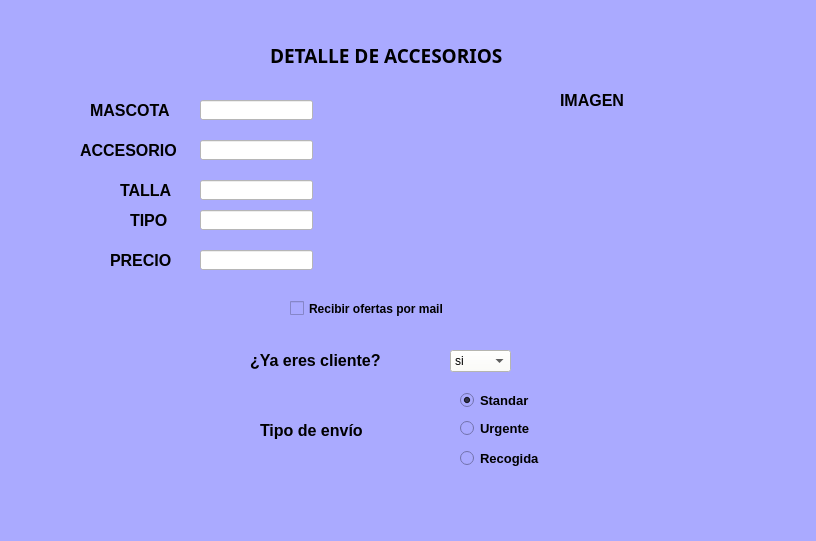
<?xml version="1.0" encoding="UTF-8"?>
<ui version="4.0">
 <class>MainWindow</class>
 <widget class="QMainWindow" name="MainWindow">
  <property name="geometry">
   <rect>
    <x>0</x>
    <y>0</y>
    <width>816</width>
    <height>541</height>
   </rect>
  </property>
  <property name="font">
   <font>
    <pointsize>12</pointsize>
    <weight>75</weight>
    <bold>true</bold>
   </font>
  </property>
  <property name="windowTitle">
   <string>MainWindow</string>
  </property>
  <property name="styleSheet">
   <string notr="true">background-color: rgb(255, 255, 174);
background-color: rgb(170, 170, 255);</string>
  </property>
  <widget class="QWidget" name="centalwidget">
   <widget class="QLabel" name="label_accesorio">
    <property name="geometry">
     <rect>
      <x>270</x>
      <y>40</y>
      <width>361</width>
      <height>31</height>
     </rect>
    </property>
    <property name="font">
     <font>
      <family>Aharoni</family>
      <pointsize>14</pointsize>
      <weight>75</weight>
      <bold>true</bold>
     </font>
    </property>
    <property name="text">
     <string>DETALLE DE ACCESORIOS</string>
    </property>
   </widget>
   <widget class="QLabel" name="label_2">
    <property name="geometry">
     <rect>
      <x>90</x>
      <y>100</y>
      <width>91</width>
      <height>20</height>
     </rect>
    </property>
    <property name="font">
     <font>
      <pointsize>12</pointsize>
      <weight>75</weight>
      <bold>true</bold>
     </font>
    </property>
    <property name="text">
     <string>MASCOTA</string>
    </property>
   </widget>
   <widget class="QLabel" name="label">
    <property name="geometry">
     <rect>
      <x>80</x>
      <y>140</y>
      <width>111</width>
      <height>20</height>
     </rect>
    </property>
    <property name="font">
     <font>
      <pointsize>12</pointsize>
      <weight>75</weight>
      <bold>true</bold>
     </font>
    </property>
    <property name="text">
     <string>ACCESORIO</string>
    </property>
   </widget>
   <widget class="QLineEdit" name="entrada_mascota_accesorio">
    <property name="geometry">
     <rect>
      <x>200</x>
      <y>100</y>
      <width>113</width>
      <height>20</height>
     </rect>
    </property>
    <property name="styleSheet">
     <string notr="true">background-color: rgb(255, 255, 255);</string>
    </property>
   </widget>
   <widget class="QLineEdit" name="entrada_accesorios">
    <property name="geometry">
     <rect>
      <x>200</x>
      <y>140</y>
      <width>113</width>
      <height>20</height>
     </rect>
    </property>
    <property name="styleSheet">
     <string notr="true">background-color: rgb(255, 255, 255);</string>
    </property>
   </widget>
   <widget class="QLabel" name="label_4">
    <property name="geometry">
     <rect>
      <x>120</x>
      <y>180</y>
      <width>101</width>
      <height>20</height>
     </rect>
    </property>
    <property name="font">
     <font>
      <pointsize>12</pointsize>
      <weight>75</weight>
      <bold>true</bold>
     </font>
    </property>
    <property name="text">
     <string>TALLA</string>
    </property>
   </widget>
   <widget class="QLineEdit" name="entrada_talla_accesorio">
    <property name="geometry">
     <rect>
      <x>200</x>
      <y>180</y>
      <width>113</width>
      <height>20</height>
     </rect>
    </property>
    <property name="styleSheet">
     <string notr="true">background-color: rgb(255, 255, 255);</string>
    </property>
   </widget>
   <widget class="QLabel" name="label_5">
    <property name="geometry">
     <rect>
      <x>130</x>
      <y>210</y>
      <width>51</width>
      <height>20</height>
     </rect>
    </property>
    <property name="font">
     <font>
      <pointsize>12</pointsize>
      <weight>75</weight>
      <bold>true</bold>
     </font>
    </property>
    <property name="text">
     <string>TIPO</string>
    </property>
   </widget>
   <widget class="QLineEdit" name="entrada_tipo_accesorio">
    <property name="geometry">
     <rect>
      <x>200</x>
      <y>210</y>
      <width>113</width>
      <height>20</height>
     </rect>
    </property>
    <property name="styleSheet">
     <string notr="true">background-color: rgb(255, 255, 255);</string>
    </property>
   </widget>
   <widget class="QLabel" name="label_6">
    <property name="geometry">
     <rect>
      <x>110</x>
      <y>250</y>
      <width>201</width>
      <height>20</height>
     </rect>
    </property>
    <property name="font">
     <font>
      <pointsize>12</pointsize>
      <weight>75</weight>
      <bold>true</bold>
     </font>
    </property>
    <property name="text">
     <string>PRECIO</string>
    </property>
   </widget>
   <widget class="QLineEdit" name="entrada_precio_accesorio">
    <property name="geometry">
     <rect>
      <x>200</x>
      <y>250</y>
      <width>113</width>
      <height>20</height>
     </rect>
    </property>
    <property name="styleSheet">
     <string notr="true">background-color: rgb(255, 255, 255);</string>
    </property>
   </widget>
   <widget class="QCheckBox" name="checkbox_ofertas">
    <property name="geometry">
     <rect>
      <x>290</x>
      <y>300</y>
      <width>271</width>
      <height>17</height>
     </rect>
    </property>
    <property name="font">
     <font>
      <pointsize>9</pointsize>
      <weight>75</weight>
      <bold>true</bold>
     </font>
    </property>
    <property name="text">
     <string>Recibir ofertas por mail</string>
    </property>
   </widget>
   <widget class="QComboBox" name="combo_cliente">
    <property name="geometry">
     <rect>
      <x>450</x>
      <y>350</y>
      <width>61</width>
      <height>22</height>
     </rect>
    </property>
    <property name="styleSheet">
     <string notr="true">background-color: rgb(255, 255, 247);</string>
    </property>
    <property name="editable">
     <bool>false</bool>
    </property>
    <item>
     <property name="text">
      <string>si</string>
     </property>
    </item>
    <item>
     <property name="text">
      <string>no</string>
     </property>
    </item>
   </widget>
   <widget class="QLabel" name="label_7">
    <property name="geometry">
     <rect>
      <x>250</x>
      <y>350</y>
      <width>151</width>
      <height>20</height>
     </rect>
    </property>
    <property name="font">
     <font>
      <pointsize>12</pointsize>
      <weight>75</weight>
      <bold>true</bold>
     </font>
    </property>
    <property name="text">
     <string>¿Ya eres cliente?</string>
    </property>
   </widget>
   <widget class="QRadioButton" name="radio_standar">
    <property name="geometry">
     <rect>
      <x>460</x>
      <y>390</y>
      <width>82</width>
      <height>21</height>
     </rect>
    </property>
    <property name="font">
     <font>
      <pointsize>10</pointsize>
      <weight>75</weight>
      <bold>true</bold>
     </font>
    </property>
    <property name="text">
     <string>Standar</string>
    </property>
    <property name="checked">
     <bool>true</bool>
    </property>
   </widget>
   <widget class="QLabel" name="label_8">
    <property name="geometry">
     <rect>
      <x>260</x>
      <y>420</y>
      <width>201</width>
      <height>20</height>
     </rect>
    </property>
    <property name="font">
     <font>
      <pointsize>12</pointsize>
      <weight>75</weight>
      <bold>true</bold>
     </font>
    </property>
    <property name="text">
     <string>Tipo de envío </string>
    </property>
   </widget>
   <widget class="QRadioButton" name="radio_urgente">
    <property name="geometry">
     <rect>
      <x>460</x>
      <y>420</y>
      <width>82</width>
      <height>17</height>
     </rect>
    </property>
    <property name="font">
     <font>
      <pointsize>10</pointsize>
      <weight>75</weight>
      <bold>true</bold>
     </font>
    </property>
    <property name="text">
     <string>Urgente</string>
    </property>
   </widget>
   <widget class="QRadioButton" name="radio_recogida">
    <property name="geometry">
     <rect>
      <x>460</x>
      <y>450</y>
      <width>82</width>
      <height>17</height>
     </rect>
    </property>
    <property name="font">
     <font>
      <pointsize>10</pointsize>
      <weight>75</weight>
      <bold>true</bold>
     </font>
    </property>
    <property name="text">
     <string>Recogida</string>
    </property>
   </widget>
   <widget class="QLabel" name="label_9">
    <property name="geometry">
     <rect>
      <x>560</x>
      <y>90</y>
      <width>201</width>
      <height>20</height>
     </rect>
    </property>
    <property name="font">
     <font>
      <pointsize>12</pointsize>
      <weight>75</weight>
      <bold>true</bold>
     </font>
    </property>
    <property name="text">
     <string>IMAGEN</string>
    </property>
   </widget>
   <widget class="QLabel" name="label_imagen">
    <property name="geometry">
     <rect>
      <x>470</x>
      <y>150</y>
      <width>241</width>
      <height>161</height>
     </rect>
    </property>
    <property name="text">
     <string/>
    </property>
   </widget>
  </widget>
  <widget class="QStatusBar" name="statusbar"/>
 </widget>
 <resources/>
 <connections/>
</ui>
